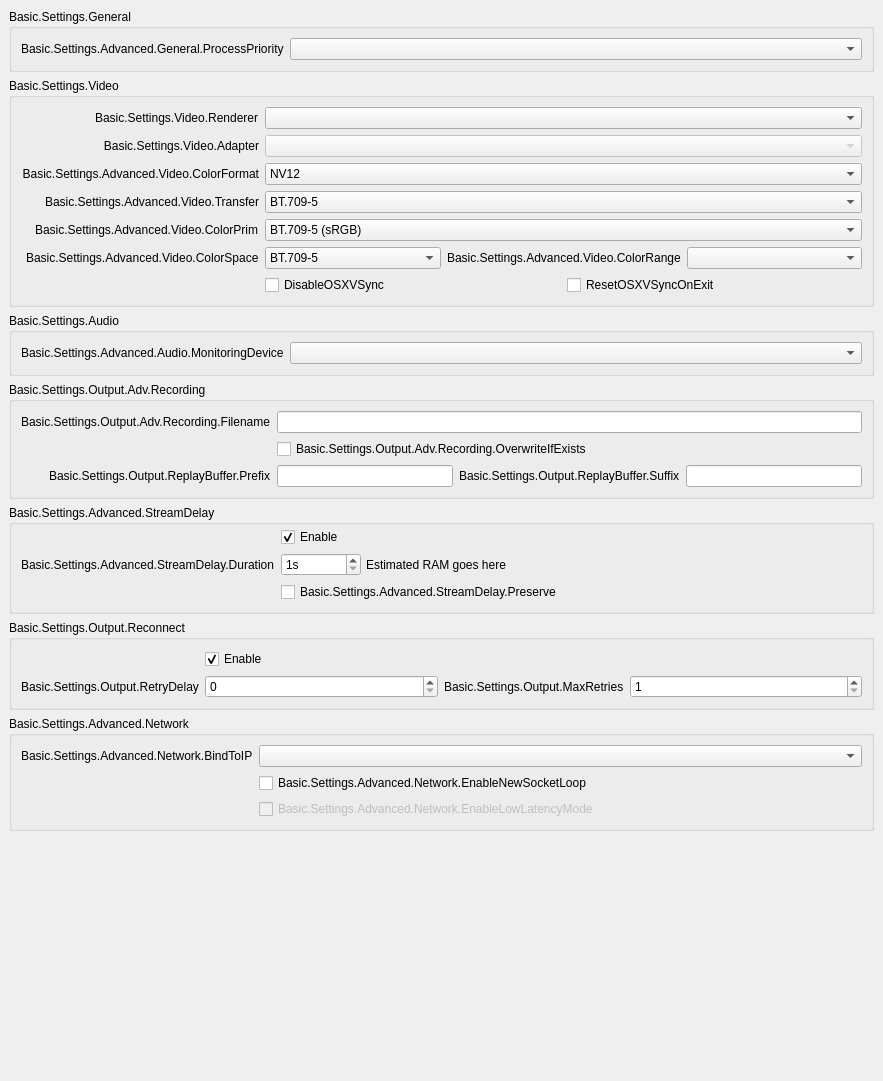
           <widget class="QWidget" name="scrollAreaWidgetContents">
            <property name="geometry">
             <rect>
              <x>0</x>
              <y>0</y>
              <width>883</width>
              <height>1081</height>
             </rect>
            </property>
            <layout class="QVBoxLayout" name="verticalLayout_16">
             <property name="leftMargin">
              <number>0</number>
             </property>
             <property name="topMargin">
              <number>0</number>
             </property>
             <property name="rightMargin">
              <number>0</number>
             </property>
             <property name="bottomMargin">
              <number>9</number>
             </property>
             <item alignment="Qt::AlignTop">
              <widget class="QWidget" name="widget_11" native="true">
               <layout class="QVBoxLayout" name="verticalLayout_17">
                <item>
                 <widget class="QGroupBox" name="advancedGeneralGroupBox">
                  <property name="title">
                   <string>Basic.Settings.General</string>
                  </property>
                  <layout class="QFormLayout" name="formLayout_22">
                   <property name="fieldGrowthPolicy">
                    <enum>QFormLayout::AllNonFixedFieldsGrow</enum>
                   </property>
                   <item row="0" column="0">
                    <widget class="QLabel" name="processPriorityLabel">
                     <property name="text">
                      <string>Basic.Settings.Advanced.General.ProcessPriority</string>
                     </property>
                     <property name="buddy">
                      <cstring>processPriority</cstring>
                     </property>
                    </widget>
                   </item>
                   <item row="0" column="1">
                    <widget class="QComboBox" name="processPriority"/>
                   </item>
                  </layout>
                 </widget>
                </item>
                <item>
                 <widget class="QGroupBox" name="advancedVideoContainer">
                  <property name="title">
                   <string>Basic.Settings.Video</string>
                  </property>
                  <layout class="QFormLayout" name="formLayout_14">
                   <property name="fieldGrowthPolicy">
                    <enum>QFormLayout::AllNonFixedFieldsGrow</enum>
                   </property>
                   <property name="labelAlignment">
                    <set>Qt::AlignRight|Qt::AlignTrailing|Qt::AlignVCenter</set>
                   </property>
                   <item row="0" column="0">
                    <widget class="QLabel" name="rendererLabel">
                     <property name="text">
                      <string>Basic.Settings.Video.Renderer</string>
                     </property>
                     <property name="buddy">
                      <cstring>renderer</cstring>
                     </property>
                    </widget>
                   </item>
                   <item row="0" column="1">
                    <widget class="QComboBox" name="renderer">
                     <property name="currentText">
                      <string notr="true"/>
                     </property>
                    </widget>
                   </item>
                   <item row="1" column="0">
                    <widget class="QLabel" name="adapterLabel">
                     <property name="text">
                      <string>Basic.Settings.Video.Adapter</string>
                     </property>
                     <property name="alignment">
                      <set>Qt::AlignRight|Qt::AlignTrailing|Qt::AlignVCenter</set>
                     </property>
                     <property name="buddy">
                      <cstring>adapter</cstring>
                     </property>
                    </widget>
                   </item>
                   <item row="1" column="1">
                    <widget class="QComboBox" name="adapter">
                     <property name="enabled">
                      <bool>false</bool>
                     </property>
                     <property name="currentText">
                      <string notr="true"/>
                     </property>
                    </widget>
                   </item>
                   <item row="2" column="0">
                    <widget class="QLabel" name="label_30">
                     <property name="minimumSize">
                      <size>
                       <width>0</width>
                       <height>0</height>
                      </size>
                     </property>
                     <property name="text">
                      <string>Basic.Settings.Advanced.Video.ColorFormat</string>
                     </property>
                     <property name="alignment">
                      <set>Qt::AlignRight|Qt::AlignTrailing|Qt::AlignVCenter</set>
                     </property>
                     <property name="buddy">
                      <cstring>colorFormat</cstring>
                     </property>
                    </widget>
                   </item>
                   <item row="2" column="1">
                    <widget class="QComboBox" name="colorFormat">
                     <item>
                      <property name="text">
                       <string notr="true">NV12</string>
                      </property>
                     </item>
                     <item>
                      <property name="text">
                       <string notr="true">I420</string>
                      </property>
                     </item>
                     <item>
                      <property name="text">
                       <string>I444</string>
                      </property>
                     </item>
                     <item>
                      <property name="text">
                       <string notr="true">RGB</string>
                      </property>
                     </item>
                    </widget>
                   </item>
                   <item row="3" column="0">
                    <widget class="QLabel" name="label_65">
                     <property name="text">
                      <string>Basic.Settings.Advanced.Video.Transfer</string>
                     </property>
                    </widget>
                   </item>
                   <item row="3" column="1">
                    <widget class="QComboBox" name="comboBox">
                     <item>
                      <property name="text">
                       <string>BT.709-5</string>
                      </property>
                     </item>
                     <item>
                      <property name="text">
                       <string>NTSC</string>
                      </property>
                     </item>
                     <item>
                      <property name="text">
                       <string>PAL</string>
                      </property>
                     </item>
                     <item>
                      <property name="text">
                       <string>sRGB</string>
                      </property>
                     </item>
                    </widget>
                   </item>
                   <item row="4" column="0">
                    <widget class="QLabel" name="label_64">
                     <property name="text">
                      <string>Basic.Settings.Advanced.Video.ColorPrim</string>
                     </property>
                    </widget>
                   </item>
                   <item row="4" column="1">
                    <widget class="QComboBox" name="colorPrim">
                     <item>
                      <property name="text">
                       <string>BT.709-5 (sRGB)</string>
                      </property>
                     </item>
                     <item>
                      <property name="text">
                       <string>BT.470-6 System M</string>
                      </property>
                     </item>
                     <item>
                      <property name="text">
                       <string>PAL</string>
                      </property>
                     </item>
                     <item>
                      <property name="text">
                       <string>NTSC</string>
                      </property>
                     </item>
                     <item>
                      <property name="text">
                       <string>BT.2020</string>
                      </property>
                     </item>
                    </widget>
                   </item>
                   <item row="5" column="0">
                    <widget class="QLabel" name="label_33">
                     <property name="text">
                      <string>Basic.Settings.Advanced.Video.ColorSpace</string>
                     </property>
                     <property name="buddy">
                      <cstring>colorSpace</cstring>
                     </property>
                    </widget>
                   </item>
                   <item row="5" column="1">
                    <layout class="QHBoxLayout" name="horizontalLayout_20">
                     <property name="leftMargin">
                      <number>0</number>
                     </property>
                     <property name="topMargin">
                      <number>0</number>
                     </property>
                     <property name="rightMargin">
                      <number>0</number>
                     </property>
                     <property name="bottomMargin">
                      <number>0</number>
                     </property>
                     <item>
                      <widget class="QComboBox" name="colorSpace">
                       <item>
                        <property name="text">
                         <string notr="true">BT.709-5</string>
                        </property>
                       </item>
                       <item>
                        <property name="text">
                         <string notr="true">BT.601-6</string>
                        </property>
                       </item>
                      </widget>
                     </item>
                     <item>
                      <widget class="QLabel" name="label_34">
                       <property name="sizePolicy">
                        <sizepolicy hsizetype="Maximum" vsizetype="Preferred">
                         <horstretch>0</horstretch>
                         <verstretch>0</verstretch>
                        </sizepolicy>
                       </property>
                       <property name="text">
                        <string>Basic.Settings.Advanced.Video.ColorRange</string>
                       </property>
                       <property name="buddy">
                        <cstring>colorRange</cstring>
                       </property>
                      </widget>
                     </item>
                     <item>
                      <widget class="QComboBox" name="colorRange"/>
                     </item>
                    </layout>
                   </item>
                   <item row="6" column="1">
                    <layout class="QHBoxLayout" name="horizontalLayout_18">
                     <property name="leftMargin">
                      <number>0</number>
                     </property>
                     <property name="topMargin">
                      <number>0</number>
                     </property>
                     <property name="rightMargin">
                      <number>0</number>
                     </property>
                     <property name="bottomMargin">
                      <number>0</number>
                     </property>
                     <item>
                      <widget class="QCheckBox" name="disableOSXVSync">
                       <property name="text">
                        <string>DisableOSXVSync</string>
                       </property>
                      </widget>
                     </item>
                     <item>
                      <widget class="QCheckBox" name="resetOSXVSync">
                       <property name="text">
                        <string>ResetOSXVSyncOnExit</string>
                       </property>
                      </widget>
                     </item>
                    </layout>
                   </item>
                  </layout>
                 </widget>
                </item>
                <item>
                 <widget class="QGroupBox" name="advAudioGroupBox">
                  <property name="title">
                   <string>Basic.Settings.Audio</string>
                  </property>
                  <layout class="QFormLayout" name="formLayout_27">
                   <property name="fieldGrowthPolicy">
                    <enum>QFormLayout::AllNonFixedFieldsGrow</enum>
                   </property>
                   <item row="0" column="0">
                    <widget class="QLabel" name="monitoringDeviceLabel">
                     <property name="text">
                      <string>Basic.Settings.Advanced.Audio.MonitoringDevice</string>
                     </property>
                     <property name="buddy">
                      <cstring>monitoringDevice</cstring>
                     </property>
                    </widget>
                   </item>
                   <item row="0" column="1">
                    <widget class="QComboBox" name="monitoringDevice"/>
                   </item>
                  </layout>
                 </widget>
                </item>
                <item>
                 <widget class="QGroupBox" name="groupBox_6">
                  <property name="title">
                   <string>Basic.Settings.Output.Adv.Recording</string>
                  </property>
                  <layout class="QFormLayout" name="formLayout_17">
                   <property name="fieldGrowthPolicy">
                    <enum>QFormLayout::AllNonFixedFieldsGrow</enum>
                   </property>
                   <property name="labelAlignment">
                    <set>Qt::AlignRight|Qt::AlignTrailing|Qt::AlignVCenter</set>
                   </property>
                   <item row="0" column="0">
                    <widget class="QLabel" name="label_7">
                     <property name="text">
                      <string>Basic.Settings.Output.Adv.Recording.Filename</string>
                     </property>
                     <property name="buddy">
                      <cstring>filenameFormatting</cstring>
                     </property>
                    </widget>
                   </item>
                   <item row="0" column="1">
                    <widget class="QLineEdit" name="filenameFormatting"/>
                   </item>
                   <item row="1" column="1">
                    <widget class="QCheckBox" name="overwriteIfExists">
                     <property name="text">
                      <string>Basic.Settings.Output.Adv.Recording.OverwriteIfExists</string>
                     </property>
                    </widget>
                   </item>
                   <item row="2" column="1">
                    <layout class="QHBoxLayout" name="horizontalLayout_14">
                     <property name="leftMargin">
                      <number>0</number>
                     </property>
                     <property name="topMargin">
                      <number>0</number>
                     </property>
                     <property name="rightMargin">
                      <number>0</number>
                     </property>
                     <property name="bottomMargin">
                      <number>0</number>
                     </property>
                     <item>
                      <widget class="QLineEdit" name="simpleRBPrefix"/>
                     </item>
                     <item>
                      <widget class="QLabel" name="label_58">
                       <property name="text">
                        <string>Basic.Settings.Output.ReplayBuffer.Suffix</string>
                       </property>
                       <property name="buddy">
                        <cstring>simpleRBSuffix</cstring>
                       </property>
                      </widget>
                     </item>
                     <item>
                      <widget class="QLineEdit" name="simpleRBSuffix"/>
                     </item>
                    </layout>
                   </item>
                   <item row="2" column="0">
                    <widget class="QLabel" name="label_57">
                     <property name="text">
                      <string>Basic.Settings.Output.ReplayBuffer.Prefix</string>
                     </property>
                     <property name="buddy">
                      <cstring>simpleRBPrefix</cstring>
                     </property>
                    </widget>
                   </item>
                  </layout>
                 </widget>
                </item>
                <item>
                 <widget class="QGroupBox" name="groupBox_5">
                  <property name="title">
                   <string>Basic.Settings.Advanced.StreamDelay</string>
                  </property>
                  <layout class="QFormLayout" name="formLayout_18">
                   <property name="fieldGrowthPolicy">
                    <enum>QFormLayout::AllNonFixedFieldsGrow</enum>
                   </property>
                   <property name="topMargin">
                    <number>2</number>
                   </property>
                   <item row="1" column="0">
                    <widget class="QLabel" name="label_56">
                     <property name="text">
                      <string>Basic.Settings.Advanced.StreamDelay.Duration</string>
                     </property>
                     <property name="buddy">
                      <cstring>streamDelaySec</cstring>
                     </property>
                    </widget>
                   </item>
                   <item row="1" column="1">
                    <widget class="QWidget" name="widget_12" native="true">
                     <property name="enabled">
                      <bool>true</bool>
                     </property>
                     <layout class="QHBoxLayout" name="horizontalLayout_13">
                      <property name="spacing">
                       <number>5</number>
                      </property>
                      <property name="leftMargin">
                       <number>0</number>
                      </property>
                      <property name="topMargin">
                       <number>0</number>
                      </property>
                      <property name="rightMargin">
                       <number>0</number>
                      </property>
                      <property name="bottomMargin">
                       <number>0</number>
                      </property>
                      <item>
                       <widget class="QSpinBox" name="streamDelaySec">
                        <property name="enabled">
                         <bool>true</bool>
                        </property>
                        <property name="sizePolicy">
                         <sizepolicy hsizetype="Maximum" vsizetype="Fixed">
                          <horstretch>0</horstretch>
                          <verstretch>0</verstretch>
                         </sizepolicy>
                        </property>
                        <property name="minimumSize">
                         <size>
                          <width>80</width>
                          <height>0</height>
                         </size>
                        </property>
                        <property name="suffix">
                         <string notr="true">s</string>
                        </property>
                        <property name="minimum">
                         <number>1</number>
                        </property>
                        <property name="maximum">
                         <number>1800</number>
                        </property>
                       </widget>
                      </item>
                      <item>
                       <widget class="QLabel" name="streamDelayInfo">
                        <property name="text">
                         <string notr="true">Estimated RAM goes here</string>
                        </property>
                       </widget>
                      </item>
                     </layout>
                    </widget>
                   </item>
                   <item row="2" column="1">
                    <widget class="QCheckBox" name="streamDelayPreserve">
                     <property name="text">
                      <string>Basic.Settings.Advanced.StreamDelay.Preserve</string>
                     </property>
                    </widget>
                   </item>
                   <item row="0" column="1">
                    <widget class="QCheckBox" name="streamDelayEnable">
                     <property name="text">
                      <string>Enable</string>
                     </property>
                     <property name="checked">
                      <bool>true</bool>
                     </property>
                    </widget>
                   </item>
                  </layout>
                 </widget>
                </item>
                <item>
                 <widget class="QGroupBox" name="groupBox_7">
                  <property name="title">
                   <string>Basic.Settings.Output.Reconnect</string>
                  </property>
                  <layout class="QFormLayout" name="formLayout_19">
                   <property name="fieldGrowthPolicy">
                    <enum>QFormLayout::AllNonFixedFieldsGrow</enum>
                   </property>
                   <item row="0" column="1">
                    <widget class="QCheckBox" name="reconnectEnable">
                     <property name="text">
                      <string>Enable</string>
                     </property>
                     <property name="checked">
                      <bool>true</bool>
                     </property>
                    </widget>
                   </item>
                   <item row="1" column="1">
                    <layout class="QHBoxLayout" name="horizontalLayout_19">
                     <property name="leftMargin">
                      <number>0</number>
                     </property>
                     <property name="topMargin">
                      <number>0</number>
                     </property>
                     <property name="rightMargin">
                      <number>0</number>
                     </property>
                     <property name="bottomMargin">
                      <number>0</number>
                     </property>
                     <item>
                      <widget class="QSpinBox" name="reconnectRetryDelay">
                       <property name="maximum">
                        <number>30</number>
                       </property>
                      </widget>
                     </item>
                     <item>
                      <widget class="QLabel" name="label_22">
                       <property name="sizePolicy">
                        <sizepolicy hsizetype="Maximum" vsizetype="Preferred">
                         <horstretch>0</horstretch>
                         <verstretch>0</verstretch>
                        </sizepolicy>
                       </property>
                       <property name="text">
                        <string>Basic.Settings.Output.MaxRetries</string>
                       </property>
                       <property name="buddy">
                        <cstring>reconnectMaxRetries</cstring>
                       </property>
                      </widget>
                     </item>
                     <item>
                      <widget class="QSpinBox" name="reconnectMaxRetries">
                       <property name="minimum">
                        <number>1</number>
                       </property>
                       <property name="maximum">
                        <number>10000</number>
                       </property>
                      </widget>
                     </item>
                    </layout>
                   </item>
                   <item row="1" column="0">
                    <widget class="QLabel" name="label_17">
                     <property name="text">
                      <string>Basic.Settings.Output.RetryDelay</string>
                     </property>
                     <property name="buddy">
                      <cstring>reconnectRetryDelay</cstring>
                     </property>
                    </widget>
                   </item>
                  </layout>
                 </widget>
                </item>
                <item>
                 <widget class="QGroupBox" name="advNetworkGroupBox">
                  <property name="title">
                   <string>Basic.Settings.Advanced.Network</string>
                  </property>
                  <layout class="QFormLayout" name="formLayout_23">
                   <property name="fieldGrowthPolicy">
                    <enum>QFormLayout::AllNonFixedFieldsGrow</enum>
                   </property>
                   <item row="0" column="1">
                    <widget class="QComboBox" name="bindToIP"/>
                   </item>
                   <item row="0" column="0">
                    <widget class="QLabel" name="label_27">
                     <property name="text">
                      <string>Basic.Settings.Advanced.Network.BindToIP</string>
                     </property>
                     <property name="buddy">
                      <cstring>bindToIP</cstring>
                     </property>
                    </widget>
                   </item>
                   <item row="1" column="1">
                    <widget class="QCheckBox" name="enableNewSocketLoop">
                     <property name="text">
                      <string>Basic.Settings.Advanced.Network.EnableNewSocketLoop</string>
                     </property>
                    </widget>
                   </item>
                   <item row="2" column="1">
                    <widget class="QCheckBox" name="enableLowLatencyMode">
                     <property name="enabled">
                      <bool>false</bool>
                     </property>
                     <property name="text">
                      <string>Basic.Settings.Advanced.Network.EnableLowLatencyMode</string>
                     </property>
                    </widget>
                   </item>
                  </layout>
                 </widget>
                </item>
                <item>
                 <widget class="QLabel" name="advancedMsg">
                  <property name="styleSheet">
                   <string notr="true">color: rgb(255, 0, 4);</string>
                  </property>
                  <property name="text">
                   <string notr="true"/>
                  </property>
                  <property name="wordWrap">
                   <bool>true</bool>
                  </property>
                 </widget>
                </item>
                <item>
                 <widget class="QLabel" name="advancedMsg2">
                  <property name="styleSheet">
                   <string notr="true">color: rgb(255, 0, 4);</string>
                  </property>
                  <property name="text">
                   <string notr="true"/>
                  </property>
                  <property name="wordWrap">
                   <bool>true</bool>
                  </property>
                 </widget>
                </item>
               </layout>
              </widget>
             </item>
            </layout>
           </widget>
